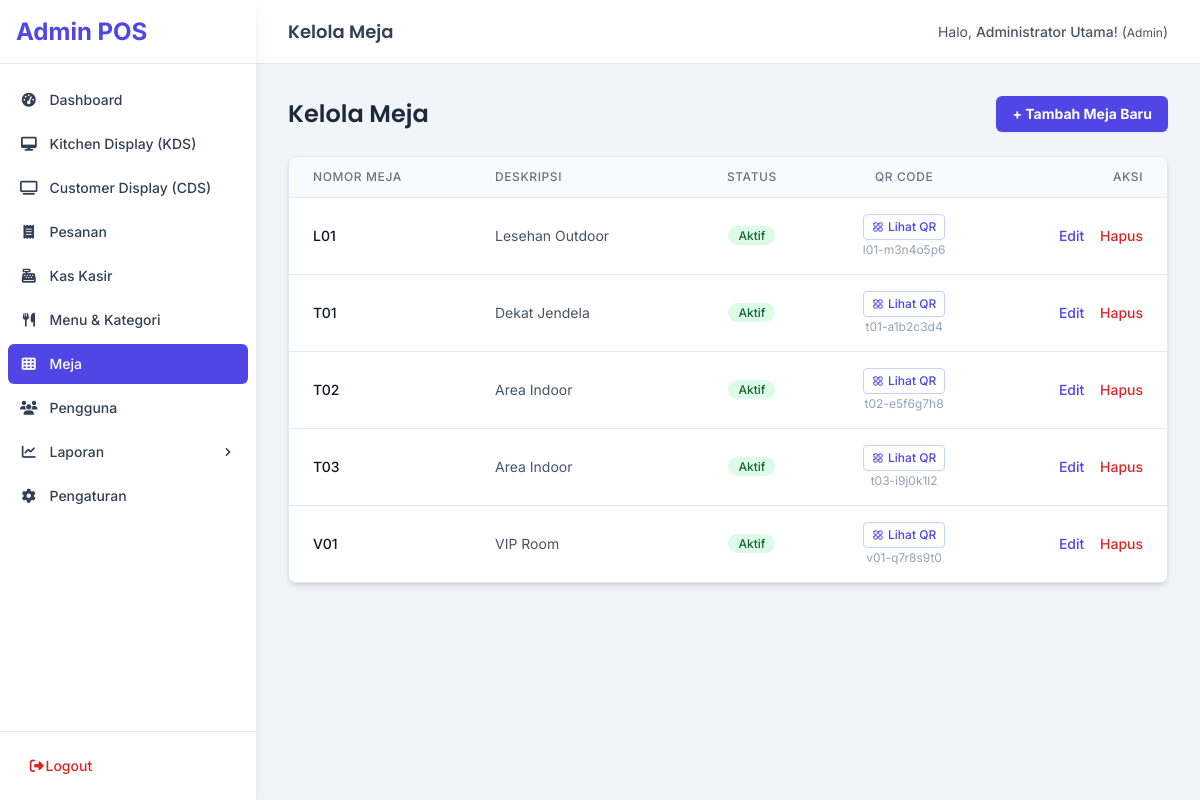
Screenshot of /admin/tables (signed in) with the database file from the repository.
### tables this page shows
CREATE TABLE IF NOT EXISTS `tables` (
  `id` int(10) unsigned NOT NULL AUTO_INCREMENT,
  `table_number` varchar(50) NOT NULL COMMENT 'Nomor atau Nama Meja (e.g., T01, T02, VIP 1)',
  `qr_code_identifier` varchar(100) NOT NULL COMMENT 'Identifier unik untuk URL QR Code (bisa UUID atau random string)',
  `description` varchar(255) DEFAULT NULL COMMENT 'Deskripsi tambahan meja',
  `is_active` tinyint(1) NOT NULL DEFAULT '1' COMMENT 'Apakah meja ini aktif digunakan',
  `created_at` timestamp DEFAULT CURRENT_TIMESTAMP,
  `updated_at` timestamp DEFAULT CURRENT_TIMESTAMP ON UPDATE CURRENT_TIMESTAMP,
  PRIMARY KEY (`id`)  ,
  UNIQUE KEY `table_number` (`table_number`),
  UNIQUE KEY `qr_code_identifier` (`qr_code_identifier`),
  KEY `idx_tables_table_number` (`table_number`),
  KEY `idx_tables_qr_code_identifier` (`qr_code_identifier`)
);

### app/Controllers/Admin/TableController.php (called while the page is built, shortened)
<?php
class TableController extends Controller {
    private $tableModel;
    public function __construct() { $this->tableModel = $this->model('Table'); AuthHelper::requireAdmin(); }
    public function index() { $tables = $this->tableModel->getAllSorted(); $this->view('admin.tables.index', ['pageTitle' => 'Kelola Meja', 'tables' => $tables], 'admin_layout'); }
}

### app/Core/Router.php (called while the page is built, shortened)
<?php
class Router {
    protected $routes = [];
    public function addRoute(string $method, string $route, string $controllerAction): void {
        $route = trim($route, '/');
        $route = preg_replace('/\{([a-z_]+)\}/', '(?P<\1>[a-zA-Z0-9_-]+)', $route);
        $routePattern = ($route === '') ? '#^$#' : '#^' . $route . '$#';
        $this->routes[strtoupper($method)][$routePattern] = $controllerAction;
    }
    protected function match(): array|false {
        $fullPath = trim(parse_url($_SERVER['REQUEST_URI'] ?? '', PHP_URL_PATH) ?? '', '/');
        $basePath = defined('BASE_URL') ? trim(parse_url(BASE_URL, PHP_URL_PATH) ?? '', '/') : '';
        $relativePath = '';
        if (!empty($basePath)) {
            if (str_starts_with($fullPath, $basePath . '/')) {
                $relativePath = substr($fullPath, strlen($basePath) + 1);
            } elseif ($fullPath === $basePath) {
                $relativePath = '';
            } else {
                 $relativePath = $fullPath;
            }
        } else {
            $relativePath = $fullPath;
        }
        $requestUrlForPreg = $relativePath;
        $requestMethod = strtoupper($_SERVER['REQUEST_METHOD'] ?? 'GET');
        if (isset($this->routes[$requestMethod])) {
            foreach ($this->routes[$requestMethod] as $routePattern => $controllerAction) {
                if (preg_match($routePattern, $requestUrlForPreg, $matches)) {
                    $params = [];
                    list($controller, $action) = explode('@', $controllerAction, 2);
                    return [
                        'controller' => $controller,
                        'action' => $action,
                        'params' => $params
                    ];
                }
            }
        }
        return false;
    }
    public function dispatch(): void {
        $match = $this->match();
        $controllerClassName = 'App\\Controllers\\' . $match['controller'];
        $actionName = $match['action'];
        $params = $match['params'];
        $controllerInstance = new $controllerClassName();
        try {
            call_user_func_array([$controllerInstance, $actionName], $params);
        } catch (\Throwable $e) {
             error_log("Error executing action {$controllerClassName}@{$actionName}: " . $e->getMessage() . "\nTrace: " . $e->getTraceAsString());
             throw $e;
        }
    }
}
?>

### public/index.php (called while the page is built, shortened)
<?php
$router = new App\Core\Router();
try {
    $router->dispatch();
} catch (\Throwable $e) {
    error_log("Unhandled Exception/Error: " . $e->getMessage() . "\n" . $e->getTraceAsString());
    http_response_code(500);
    echo "<!DOCTYPE html><html><head><title>Error</title></head><body>";
    echo "<h1>Terjadi Kesalahan</h1>";
    echo "<p>Maaf, terjadi kesalahan pada server. Silakan coba lagi nanti.</p>";
    if (defined('ENVIRONMENT') && ENVIRONMENT === 'development') {
        echo "<pre>Error: " . htmlspecialchars($e->getMessage(), ENT_QUOTES) . "</pre>";
        echo "<pre>" . htmlspecialchars($e->getTraceAsString(), ENT_QUOTES) . "</pre>";
    }
    echo "</body></html>";
    exit;
}
?>

### app/Helpers/UrlHelper.php (called while the page is built, shortened)
<?php
class UrlHelper {
    public static function baseUrl(string $path = ''): string {
        $baseUrl = rtrim(BASE_URL, '/');
        $path = ltrim($path, '/');
        return $baseUrl . '/' . $path;
    }
}
?>

### app/Core/Database.php (called while the page is built, shortened)
<?php
class Database
{
    private $conn = null;
    private static $instance = null;
    private $host = DB_HOST;
    private $user = DB_USER;
    private $pass = DB_PASS;
    private $name = DB_NAME;
    private $port = DB_PORT;
    private function __construct()
    {
        $dsn = 'mysql:host=' . $this->host . ';port=' . $this->port . ';dbname=' . $this->name . ';charset=utf8mb4';
        $options = [
            PDO::ATTR_ERRMODE => PDO::ERRMODE_EXCEPTION,
            PDO::ATTR_DEFAULT_FETCH_MODE => PDO::FETCH_ASSOC,
            PDO::ATTR_EMULATE_PREPARES => false,
        ];
        try {
            $this->conn = new PDO($dsn, $this->user, $this->pass, $options);
        } catch (PDOException $e) {
            error_log("Database Connection Error: " . $e->getMessage());
            die("Gagal terhubung ke database. Silakan cek konfigurasi atau hubungi administrator.");
        }
    }
    public static function getInstance(): Database
    {
        if (self::$instance == null) {
            self::$instance = new Database();
        }
        return self::$instance;
    }
    public function getConnection(): PDO
    {
        return $this->conn;
    }
}
?>

### app/Core/Model.php (called while the page is built, shortened)
<?php
abstract class Model {
    public function __construct() {
        $this->db = Database::getInstance()->getConnection();
    }
}
?>

### app/Models/Table.php (called while the page is built, shortened)
<?php
class Table extends Model {
    protected $table = 'tables';
    public function getAllSorted(): array {
        try {
            $stmt = $this->db->query("SELECT * FROM {$this->table} ORDER BY table_number ASC");
            return $stmt->fetchAll(PDO::FETCH_ASSOC);
        } catch (PDOException $e) {
            error_log("Error fetching all tables: " . $e->getMessage());
            return [];
        }
    }
}
?>

### app/Helpers/SanitizeHelper.php (called while the page is built, shortened)
<?php
class SanitizeHelper {
    public static function html(mixed $data): string {
        return htmlspecialchars((string)$data, ENT_QUOTES, 'UTF-8');
    }
}
?>

### app/views/admin/tables/index.php (the view, shortened to what this page needs)
<?php
$tables = $tables ?? [];
?>
<div class="flex justify-between items-center mb-6">
    <h2 class="text-2xl font-semibold text-slate-800">Kelola Meja</h2>
    <a href="<?= UrlHelper::baseUrl('/admin/tables/create') ?>" class="bg-indigo-600 hover:bg-indigo-700 text-white text-sm font-bold py-2 px-4 rounded-md transition shadow-sm">
        + Tambah Meja Baru
    </a>
</div>
<div class="bg-white shadow-md rounded-lg overflow-hidden border border-slate-200">
    <div class="overflow-x-auto">
        <table class="min-w-full divide-y divide-slate-200">
            <thead class="bg-slate-50">
                <tr>
                    <th scope="col" class="px-6 py-3 text-left text-xs font-medium text-slate-500 uppercase tracking-wider">Nomor Meja</th>
                    <th scope="col" class="px-6 py-3 text-left text-xs font-medium text-slate-500 uppercase tracking-wider">Deskripsi</th>
                    <th scope="col" class="px-6 py-3 text-center text-xs font-medium text-slate-500 uppercase tracking-wider">Status</th>
                    <th scope="col" class="px-6 py-3 text-center text-xs font-medium text-slate-500 uppercase tracking-wider">QR Code</th>
                    <th scope="col" class="px-6 py-3 text-right text-xs font-medium text-slate-500 uppercase tracking-wider">Aksi</th>
                </tr>
            </thead>
            <tbody class="bg-white divide-y divide-slate-200">
                <?php if (empty($tables)): ?>
                    <tr>
                        <td colspan="5" class="px-6 py-10 text-center text-slate-500 text-sm">Belum ada meja yang ditambahkan.</td>
                    </tr>
                <?php else: ?>
                    <?php foreach ($tables as $table): ?>
                        <tr>
                            <td class="px-6 py-4 whitespace-nowrap text-sm font-medium text-slate-900">
                                <?= SanitizeHelper::html($table['table_number']) ?>
                            </td>
                            <td class="px-6 py-4 text-sm text-slate-600 max-w-xs truncate" title="<?= SanitizeHelper::html($table['description'] ?? '') ?>">
                                <?= SanitizeHelper::html($table['description'] ?? '-') ?>
                            </td>
                            <td class="px-6 py-4 whitespace-nowrap text-center text-xs font-medium">
                                <?php if ($table['is_active']): ?>
                                    <span class="px-2.5 py-0.5 rounded-full bg-green-100 text-green-800">Aktif</span>
                                <?php else: ?>
                                     <span class="px-2.5 py-0.5 rounded-full bg-slate-100 text-slate-600">Nonaktif</span>
                                <?php endif; ?>
                            </td>
                            <td class="px-6 py-4 whitespace-nowrap text-center text-sm">
                                <a href="<?= UrlHelper::baseUrl('/admin/tables/qr/' . $table['id']) ?>" target="_blank" class="text-indigo-600 hover:text-indigo-800 inline-flex items-center text-xs font-medium py-1 px-2 border border-indigo-200 rounded hover:bg-indigo-50" title="Lihat/Cetak QR Code">
                                     Lihat QR
                                </a>
                                 <span class="text-xs text-slate-400 block mt-0.5" title="Identifier untuk URL"><?= SanitizeHelper::html($table['qr_code_identifier']) ?></span>
                            </td>
                            <td class="px-6 py-4 whitespace-nowrap text-right text-sm font-medium space-x-3">
                                <a href="<?= UrlHelper::baseUrl('/admin/tables/edit/' . $table['id']) ?>" class="text-indigo-600 hover:text-indigo-900" title="Edit">Edit</a>
                                <form action="<?= UrlHelper::baseUrl('/admin/tables/destroy/' . $table['id']) ?>" method="POST" class="inline-block delete-confirm-form" data-confirm-message="Yakin ingin menghapus meja '<?= SanitizeHelper::html($table['table_number']) ?>'? Pesanan yang terkait mungkin akan bermasalah.">
                                     <button type="submit" class="text-red-600 hover:text-red-900" title="Hapus">Hapus</button>
                                </form>
                            </td>
                        </tr>
                    <?php endforeach; ?>
                <?php endif; ?>
            </tbody>
        </table>
    </div>
</div>

### app/views/layouts/admin_layout.php (style rules this page uses)
body { font-family: 'Inter', sans-serif; }
h1, h2, h3, h4, h5, h6 { font-family: 'Poppins', sans-serif; }

### rows the page displays
tables: table_number "L01", description "Lesehan Outdoor", is_active "Aktif", qr_code_identifier "l01-m3n4o5p6"
tables: table_number "T01", description "Dekat Jendela", is_active "Aktif", qr_code_identifier "t01-a1b2c3d4"
tables: table_number "T02", description "Area Indoor", is_active "Aktif", qr_code_identifier "t02-e5f6g7h8"
tables: table_number "T03", description "Area Indoor", is_active "Aktif", qr_code_identifier "t03-i9j0k1l2"
tables: table_number "V01", description "VIP Room", is_active "Aktif", qr_code_identifier "v01-q7r8s9t0"

### other values shown
SanitizeHelper::html($pageTitle) "Kelola Meja"
SanitizeHelper::html(AuthHelper::getUserName() ?? 'User') "Administrator Utama"
SanitizeHelper::html(ucfirst(AuthHelper::getUserRole() ?? '')) "Admin"
